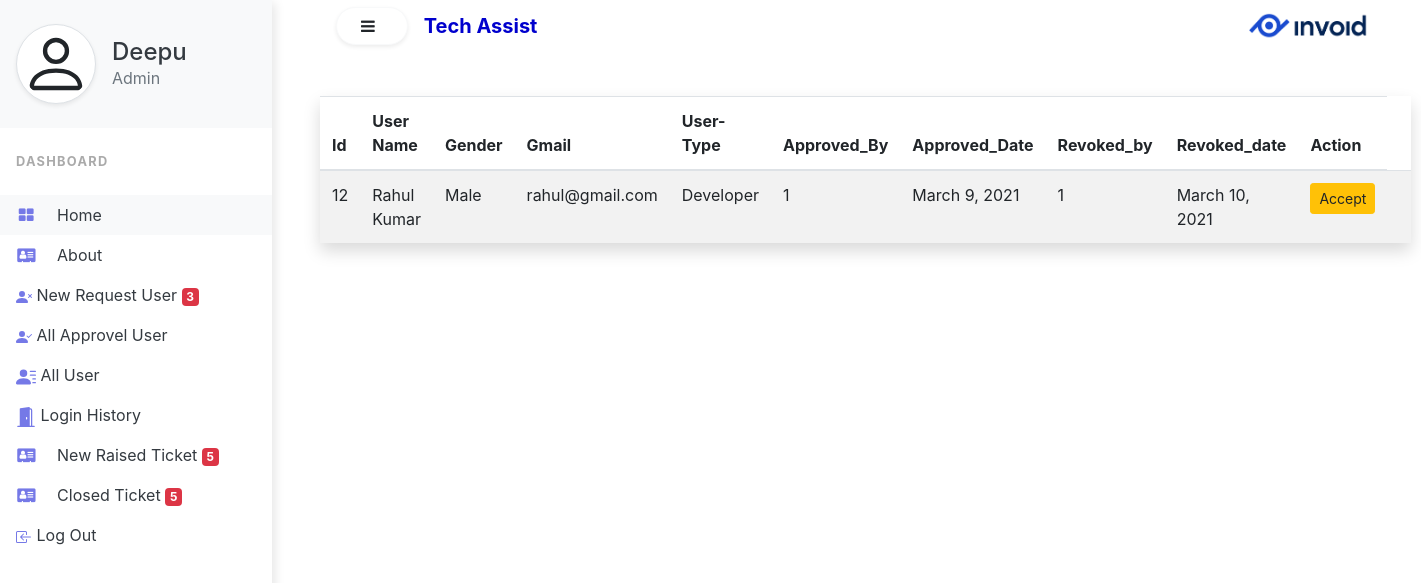
The app's page /allrevokeuser/ (signed in) with its own data.
### Help/models.py (models this page shows, shortened)
class UserModel(models.Model):
    first_name = models.CharField(max_length=100)
    mid_name = models.CharField(max_length=100, blank=True)
    last_name = models.CharField(max_length=100)
    gender = models.CharField(max_length=10)
    email = models.EmailField(max_length=100, unique=True)
    user_type = models.CharField(max_length=100, choices=USERTYPE)
    password = models.CharField(max_length=100, default=None)
    approved_by = models.CharField(max_length=100, null=True, blank=True)
    approved_date = models.DateField(auto_now=False, auto_now_add=False, null=True, blank=True )
    revoked_by = models.IntegerField(max_length=3, null=True, blank=True)
    revoke_date = models.DateField(auto_now=False, auto_now_add=False, null=True, blank=True)

### Help/views.py (the view)
# urls.py: path('allrevokeuser/', allrevokeusers),
def allrevokeusers(request):
    if request.session.get('name', 'None') == 'None':
        return redirect('/login/')
    if request.session['user_type'] != 'Admin':
        return redirect('/logout/')
    data = request.session.get('name')
    ut = request.session.get('user_type')
    revoke_user = UserModel.objects.all()
    new_request = UserModel.objects.filter(approved_by=None)
    tnr = len(new_request)
    new_Raised_Ticket = TicketModel.objects.filter(status="New")
    nt = len(new_Raised_Ticket)
    closed_Ticket = TicketModel.objects.filter(status="Solved")
    ct = len(closed_Ticket)
    return render(request, 'allrevokeuser.html', {'revoke_user': revoke_user, 'data':data, 'ut':ut, 'tn': tnr, 'nt':nt,'ct':ct})

### Help/templates/allrevokeuser.html (shortened to what this page needs)
{% extends 'index.html' %}
{% block sidenavbar %}
<div class="vertical-nav bg-white" id="sidebar">
  <div class="py-4 px-3 mb-4 bg-light">
    <div class="media d-flex align-items-center">
      <div class="media-body">
          <a href="/adminprofile/" class="text-dark"><h4 class="m-0">{{ data }}</h4></a>
        <p class="font-weight-normal text-muted mb-0">{{ut}}</p>
      </div>
    </div>
  </div>
  <p class="text-gray font-weight-bold text-uppercase px-3 small pb-4 mb-0">Dashboard</p>
  <ul class="nav flex-column bg-white mb-0">
    <li class="nav-item">
      <a href="/" class="nav-link text-dark bg-light">
                <i class="fa fa-th-large mr-3 text-primary fa-fw"></i>
                home
            </a>
    </li>
    <li class="nav-item">
      <a href="#" class="nav-link text-dark">
                <i class="fa fa-address-card mr-3 text-primary fa-fw"></i>
                about
            </a>
    </li>
    <li class="nav-item">
      <a href="/viewnewrequest/" class="nav-link text-dark">
                New Request User <span class="badge badge-danger">{{ tn }}</span>
            </a>
    </li>
      <li class="nav-item">
      <a href="#" class="nav-link text-dark">
                All Approvel User
            </a>
    </li>
     <li class="nav-item">
      <a href="/alluser/" class="nav-link text-dark text-dark">
                All User
            </a>
    </li>
       <li class="nav-item">
      <a href="/loginhistory" class="nav-link text-dark text-dark">
                Login History
            </a>
    </li>
      <li class="nav-item">
      <a href="/newraisedticketadmin/" class="nav-link text-dark">
                <i class="fa fa-address-card mr-3 text-primary fa-fw"></i>
                New Raised Ticket <span class="badge badge-danger">{{ nt }}</span>
            </a>
    </li>
      <li class="nav-item">
      <a href="/showclosedticketadmin/" class="nav-link text-dark">
                <i class="fa fa-address-card mr-3 text-primary fa-fw"></i>
                Closed Ticket <span class="badge badge-danger">{{ ct }}</span>
            </a>
        </li>
      <li class="nav-item">
      <a href="/logout/" class="nav-link text-dark">
                Log Out
            </a>
    </li>
  </ul>
</div>
{% endblock sidenavbar %}
{% block item %}
  <table class="table table-striped shadow">
    <thead>
    <tr>
      <th>Id</th>
      <th >User Name</th>
      <th>Gender</th>
      <th>Gmail</th>
      <th>User-Type</th>
      <th>Approved_By</th>
      <th>Approved_Date</th>
        <th>Revoked_by</th>
        <th>Revoked_date</th>
        <th>Action</th>
    </tr>
    </thead>
    <tbody>    {% for i in revoke_user %}
    {% if i.revoked_by %}
    <tr>
      <td>{{ i.id }}</td>
      <td >{{ i.first_name}} {{ i.mid_name}} {{ i.last_name }}</td>
      <td>{{ i.gender }}</td>
      <td>{{ i.email }}</td>
      <td>{{ i.user_type}}</td>
      <td>{{ i.approved_by}}</td>
      <td>{{ i.approved_date}}</td>
        <td>{{ i.revoked_by}}</td>
        <td>{{ i.revoke_date}}</td>
       <td><a href="/allrevokeuser/update/{{ i.id }}/"><button class="btn btn-warning btn-sm" onclick="return confirm('Are you sure want to Accept this request ?')">Accept</button></a></td>
        <td>
    </tr>
    {% endif %}
    {% endfor %}
    </tbody>
  </table>
{% endblock item %}

### Help/static/Help/css/index.css (style rules this page uses)
body { min-height: 100vh; overflow-x: hidden; }
.vertical-nav { min-width: 17rem; width: 17rem; height: 100vh; position: fixed; top: 0; left: 0; box-shadow: 3px 3px 10px rgba(0, 0, 0, 0.1); transition: all 0.4s; }
.text-uppercase { letter-spacing: 0.1em; }
.text-gray { color: #aaa; }
.nav-link { text-transform: capitalize; }
.text-primary { color:#7579e7 !important; }

### records on screen
UserModel: first_name "Deepu"
UserModel: id "12", first_name "Rahul", last_name "Kumar", gender "Male", email "rahul@gmail.com", user_type "Developer", approved_by "1", approved_date "March 9, 2021", revoked_by "1", revoke_date "March 10, 2021"

### other values on screen
{{ ut }} "Admin"
{{ tn }} "3"
{{ nt }} "5"
{{ ct }} "5"
